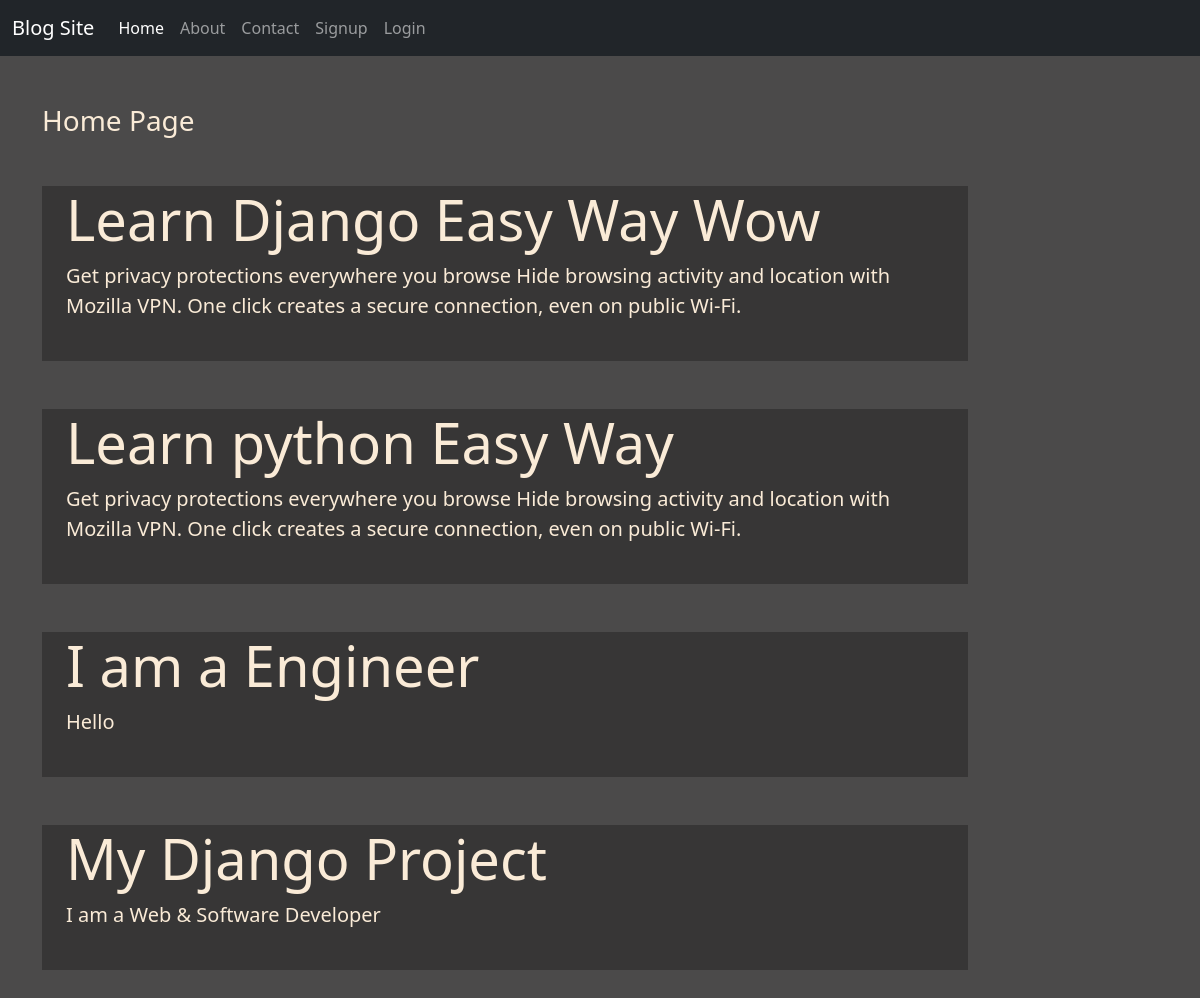
The page / on the database its author committed.
### myapp/models.py (models this page shows)
class Post(models.Model):
    title=models.CharField(max_length=150)
    desc=models.TextField()

### myapp/views.py (the view)
# urls.py: 2. Add a URL to urlpatterns:  path('', views.home, name='home')
def home(request):
    postdata=Post.objects.all()
    return render(request, 'home.html', {'post':postdata})

### templates/home.html (shortened to what this page needs)
{% extends 'base.html' %}
{% block content %}
    <div class="col-sm-10">
        <h3 class="my-5">Home Page</h3>
        {% for userpost in post %}
          <div class="jumbotron jumbotron-fluid jumbo-color">
              <div class="container">
                <h1 class="display-4 kk">{{userpost.title}}</h1>
                <p class="lead">{{userpost.desc}}</p><br>
              </div>
          </div> <br><br>
        {% endfor %}
    </div>
{% endblock content %}

### static/css/style.css (style rules this page uses)
body { background-color:rgb(75,74,74); color: antiquewhite; }
.jumbo-color { background-color:rgb(55,54,54); }
.kk { font-weight:initial; }

### rows shown on the page
Post: title "Learn Django Easy Way Wow", desc "Get privacy protections everywhere you browse Hide browsing activity and location with Mozilla VPN. One click creates a secure connection, even on public Wi-Fi."
Post: title "Learn python Easy Way", desc "Get privacy protections everywhere you browse Hide browsing activity and location with Mozilla VPN. One click creates a secure connection, even on public Wi-Fi."
Post: title "I am a Engineer", desc "Hello"
Post: title "My Django Project", desc "I am a Web & Software Developer"
